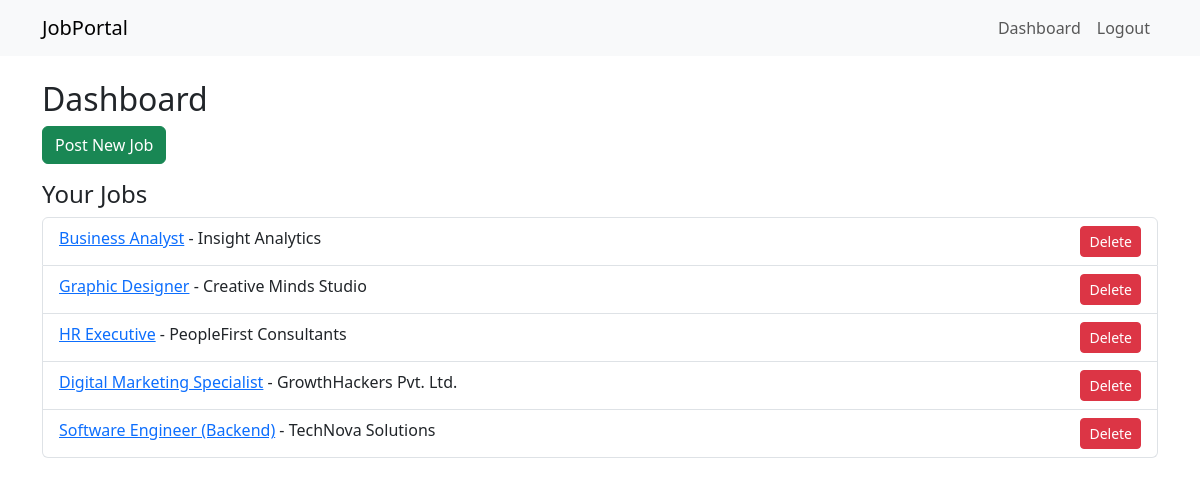
Page /dashboard (signed in) on the committed database.
### models/models.py (models this page shows)
class Job(db.Model):
    id = db.Column(db.Integer, primary_key=True)
    title = db.Column(db.String(200), nullable=False)
    company = db.Column(db.String(200))
    location = db.Column(db.String(120))
    category = db.Column(db.String(80))
    salary = db.Column(db.String(80))
    description = db.Column(db.Text, nullable=False)
    created_at = db.Column(db.DateTime, default=datetime.utcnow)
    employer_id = db.Column(db.Integer, db.ForeignKey('user.id'), nullable=True)
    applications = db.relationship('Application', backref='job', lazy=True)

### app.py (the view)
    @app.route('/dashboard')
    @login_required
    def dashboard():
        if current_user.role == 'employer':
            jobs = Job.query.filter_by(employer_id=current_user.id).order_by(Job.created_at.desc()).all()
            return render_template('dashboard.html', jobs=jobs)
        elif current_user.role == 'jobseeker':
            applications = Application.query.filter_by(user_id=current_user.id).order_by(Application.created_at.desc()).all()
            return render_template('dashboard.html', applications=applications)
        else:
            jobs = Job.query.order_by(Job.created_at.desc()).all()
            users = User.query.order_by(User.created_at.desc()).all()
            applications = Application.query.order_by(Application.created_at.desc()).all()
            return render_template('admin.html', jobs=jobs, users=users, applications=applications)

### templates/dashboard.html (shortened to what this page needs)
{% extends 'layout.html' %} {% block content %}
<h2>Dashboard</h2>
{% if current_user.role == 'employer' %}
<a class="btn btn-success mb-3" href="{{ url_for('post_job') }}"
  >Post New Job</a
>
<h4>Your Jobs</h4>
<ul class="list-group">
  {% for job in jobs %}
  <li class="list-group-item d-flex justify-content-between">
    <div>
      <a href="{{ url_for('job_detail', job_id=job.id) }}">{{ job.title }}</a> -
      {{ job.company }}
    </div>
    <form method="post" action="{{ url_for('delete_job', job_id=job.id) }}">
      <button class="btn btn-sm btn-danger">Delete</button>
    </form>
  </li>
  {% endfor %}
</ul>
{% endif %} {% endblock %}

### rows in the picture
Job: title "Business Analyst", company "Insight Analytics"
Job: title "Graphic Designer", company "Creative Minds Studio"
Job: title "HR Executive", company "PeopleFirst Consultants"
Job: title "Digital Marketing Specialist", company "GrowthHackers Pvt. Ltd."
Job: title "Software Engineer (Backend)", company "TechNova Solutions"
